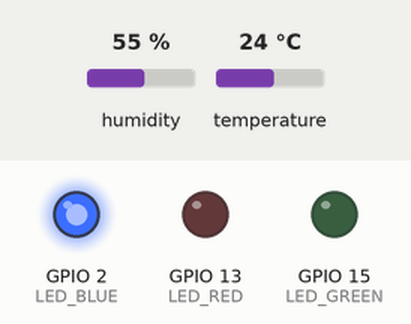
Simulated run of this sketch. Board: ESP32. On the bench: output pins drawn as LEDs (lit = HIGH). The test bench sets the inputs (shaded band); at power-on: humidity 55 %, temperature 24 °C. WiFi joins after 1.5 s; servers stay silent unless stated; uploads are accepted with an empty reply; what the sketch prints to the serial monitor is not drawn.

Above: at 1.1 s.
At 12.3 s:
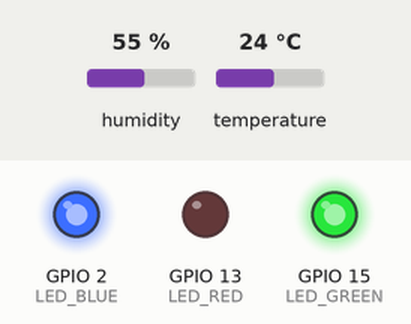
At 12.94 s:
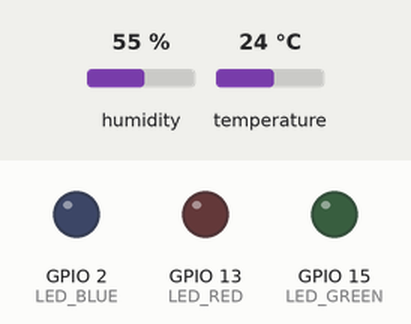
At 73.95 s:
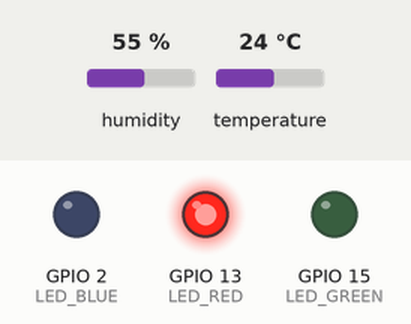
Timing chart, 0 to 75.5 s (numbered marks = the images above):
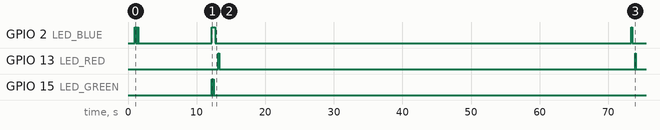

Measured:
- by itself, GPIO 2 (LED_BLUE): HIGH → LOW at 1.1 s, → HIGH 0.10 s later, → LOW 0.10 s later, → HIGH 0.10 s later, … (9 changes in this stretch)
- by itself, GPIO 13 (LED_RED): alternates HIGH for 0.10 s and LOW for 60.6 s

The sketch:

suisense_dht11.ino
```cpp
/**
 * SuiSense DHT11 Sensor — ESP32 Firmware
 *
 * Reads real temperature/humidity from a DHT11 sensor
 * and POSTs to the SuiSense sensor server which bridges
 * data to Walrus storage and Sui blockchain.
 *
 * Adapted from the working IoTrade ESP32 firmware with
 * enhanced diagnostics, validation, and LED indicators.
 *
 * Wiring:
 *   DHT11 Pin 1 (VCC)  -> ESP32 3.3V
 *   DHT11 Pin 2 (DATA) -> ESP32 GPIO 4
 *   DHT11 Pin 3 (NC)   -> Not connected
 *   DHT11 Pin 4 (GND)  -> ESP32 GND
 *
 * LEDs:
 *   GPIO 2  -> Built-in blue LED (sending indicator)
 *   GPIO 15 -> Green LED (success)
 *   GPIO 13 -> Red LED (error)
 *
 * Libraries Required (install via Arduino Library Manager):
 *   - DHT sensor library by Adafruit
 *   - Adafruit Unified Sensor
 *   - ArduinoJson by Benoit Blanchon
 */

#include <WiFi.h>
#include <HTTPClient.h>
#include <ArduinoJson.h>
#include <DHT.h>

// ===================== CONFIGURATION =====================
const char* ssid       = "YOUR_WIFI_SSID";
const char* password   = "YOUR_WIFI_PASSWORD";
const char* serverHost = "192.168.1.100";  // IP of machine running sensor server
const int   serverPort = 3001;
const char* deviceId   = "esp32-dht11-001";
const char* location   = "Local";

// DHT11 sensor config
#define DHTPIN  4
#define DHTTYPE DHT11

// LED pins
#define LED_BLUE  2
#define LED_GREEN 15
#define LED_RED   13

// Update interval (milliseconds)
const unsigned long updateInterval = 60000; // 60 seconds
// =========================================================

DHT dht(DHTPIN, DHTTYPE);
unsigned long lastUpdate = 0;
int readingCount = 0;
int consecutiveErrors = 0;
int successfulReads = 0;

// DHT11 validation ranges
const float MIN_TEMP = 0.0;     // DHT11 spec: 0C to 50C
const float MAX_TEMP = 50.0;
const float MIN_HUMIDITY = 20.0;
const float MAX_HUMIDITY = 100.0;

void setup() {
  Serial.begin(115200);
  delay(1000);

  // Initialize LEDs
  pinMode(LED_BLUE, OUTPUT);
  pinMode(LED_GREEN, OUTPUT);
  pinMode(LED_RED, OUTPUT);

  blinkLED(LED_BLUE, 3);

  Serial.println("\n");
  Serial.println("========================================");
  Serial.println("  SuiSense DHT11 Sensor");
  Serial.println("  ESP32 -> Walrus -> Sui Blockchain");
  Serial.println("========================================");
  Serial.println();

  // Hardware config check
  Serial.println("HARDWARE CONFIGURATION");
  Serial.println("----------------------------------------");
  Serial.printf("  DHT Pin: GPIO %d\n", DHTPIN);
  Serial.println("  DHT Type: DHT11");
  Serial.println("  Wiring:");
  Serial.println("    DHT11 Pin 1 (VCC)  -> ESP32 3.3V");
  Serial.println("    DHT11 Pin 2 (DATA) -> ESP32 GPIO 4");
  Serial.println("    DHT11 Pin 3 (NC)   -> Not connected");
  Serial.println("    DHT11 Pin 4 (GND)  -> ESP32 GND");
  Serial.println("----------------------------------------");
  Serial.println();

  // Initialize DHT sensor
  Serial.println("Initializing DHT11 sensor...");
  pinMode(DHTPIN, INPUT_PULLUP);
  dht.begin();

  Serial.println("  Waiting for sensor stabilization (3 seconds)...");
  delay(3000);
  Serial.println("  DHT11 initialization complete");
  Serial.println();

  // Sensor diagnostic
  Serial.println("SENSOR DIAGNOSTIC TEST");
  Serial.println("----------------------------------------");
  testDHTSensor();
  Serial.println("----------------------------------------");
  Serial.println();

  // Connect to WiFi
  connectWiFi();

  Serial.println();
  Serial.println("[SuiSense] Starting data transmission...");
  Serial.printf("[SuiSense] Update interval: %lu ms\n", updateInterval);
  Serial.printf("[SuiSense] Target: http://%s:%d/api/sensor/update\n", serverHost, serverPort);
  Serial.println();
}

void loop() {
  unsigned long currentMillis = millis();

  // Check WiFi
  if (WiFi.status() != WL_CONNECTED) {
    Serial.println("[WiFi] Disconnected. Reconnecting...");
    digitalWrite(LED_BLUE, LOW);
    connectWiFi();
  }

  // Send data at interval
  if (currentMillis - lastUpdate >= updateInterval || lastUpdate == 0) {
    lastUpdate = currentMillis;
    readingCount++;
    blinkLED(LED_BLUE, 1);
    readAndSendData();
  }

  delay(1000);
}

void testDHTSensor() {
  Serial.println("  Performing 5 test reads...");
  Serial.println();

  int validReads = 0;

  for (int i = 1; i <= 5; i++) {
    Serial.printf("  Test #%d: ", i);

    float temp = dht.readTemperature(); // Celsius
    float humidity = dht.readHumidity();

    bool tempValid = !isnan(temp) && temp >= MIN_TEMP && temp <= MAX_TEMP;
    bool humidityValid = !isnan(humidity) && humidity >= MIN_HUMIDITY && humidity <= MAX_HUMIDITY;

    if (tempValid && humidityValid) {
      Serial.printf("%.1f C, %.1f%% RH  OK\n", temp, humidity);
      validReads++;
    } else {
      Serial.printf("T=%s H=%s  FAIL\n",
        isnan(temp) ? "NaN" : String(temp).c_str(),
        isnan(humidity) ? "NaN" : String(humidity).c_str());
    }

    if (i < 5) delay(1500);
  }

  Serial.printf("\n  Result: %d/5 valid reads\n", validReads);

  if (validReads == 0) {
    Serial.println("\n  CRITICAL: No valid sensor reads!");
    Serial.println("  Check wiring before continuing.");
    blinkLED(LED_RED, 5);
  }
}

void connectWiFi() {
  Serial.print("[WiFi] Connecting");
  WiFi.begin(ssid, password);

  int attempts = 0;
  while (WiFi.status() != WL_CONNECTED && attempts < 30) {
    delay(500);
    Serial.print(".");
    attempts++;
  }

  if (WiFi.status() == WL_CONNECTED) {
    Serial.println(" OK");
    Serial.printf("[WiFi] IP: %s\n", WiFi.localIP().toString().c_str());
    Serial.printf("[WiFi] Signal: %d dBm\n", WiFi.RSSI());
    digitalWrite(LED_BLUE, HIGH);
    blinkLED(LED_GREEN, 2);
  } else {
    Serial.println(" FAILED");
    digitalWrite(LED_BLUE, LOW);
    blinkLED(LED_RED, 3);
  }
}

void readAndSendData() {
  Serial.printf("\n--- Reading #%d ---\n", readingCount);

  // Read sensor
  float temperature = dht.readTemperature(); // Celsius
  delay(100);
  float humidity = dht.readHumidity();

  // Validate
  bool tempValid = !isnan(temperature) && temperature >= MIN_TEMP && temperature <= MAX_TEMP;
  bool humidityValid = !isnan(humidity) && humidity >= MIN_HUMIDITY && humidity <= MAX_HUMIDITY;

  if (!tempValid || !humidityValid) {
    consecutiveErrors++;
    Serial.println("  SENSOR ERROR!");
    Serial.printf("  Temperature: %s\n", isnan(temperature) ? "NaN" : String(temperature).c_str());
    Serial.printf("  Humidity: %s\n", isnan(humidity) ? "NaN" : String(humidity).c_str());
    Serial.printf("  Consecutive errors: %d\n", consecutiveErrors);
    blinkLED(LED_RED, 3);
    return;
  }

  // Compute heat index in Celsius
  float heatIndex = dht.computeHeatIndex(temperature, humidity, false);

  consecutiveErrors = 0;
  successfulReads++;

  Serial.printf("  Temperature: %.1f C\n", temperature);
  Serial.printf("  Humidity:    %.1f %%\n", humidity);
  Serial.printf("  Heat Index:  %.1f C\n", heatIndex);
  Serial.printf("  Successful reads: %d\n", successfulReads);

  sendToServer(temperature, humidity, heatIndex);
}

void sendToServer(float temperature, float humidity, float heatIndex) {
  if (WiFi.status() != WL_CONNECTED) {
    Serial.println("[HTTP] WiFi not connected!");
    blinkLED(LED_RED, 2);
    return;
  }

  WiFiClient client;
  HTTPClient http;

  String url = String("http://") + serverHost + ":" + String(serverPort) + "/api/sensor/update";
  Serial.println("[HTTP] POST " + url);

  http.begin(client, url);
  http.addHeader("Content-Type", "application/json");
  http.setTimeout(20000);

  // Build JSON payload
  StaticJsonDocument<512> doc;
  doc["deviceId"] = deviceId;

  JsonObject data = doc.createNestedObject("data");
  data["temperature"] = round(temperature * 10) / 10.0;
  data["humidity"]    = round(humidity * 10) / 10.0;
  data["heatIndex"]   = round(heatIndex * 10) / 10.0;
  data["timestamp"]   = millis();
  data["location"]    = location;
  data["deviceType"]  = "ESP32+DHT11";
  data["readingNumber"]   = readingCount;
  data["successfulReads"] = successfulReads;

  String jsonString;
  serializeJson(doc, jsonString);

  Serial.printf("[HTTP] Payload: %d bytes\n", jsonString.length());

  unsigned long requestStart = millis();
  int httpCode = http.POST(jsonString);
  unsigned long requestDuration = millis() - requestStart;

  Serial.printf("[HTTP] Response: %d (%lu ms)\n", httpCode, requestDuration);

  if (httpCode > 0) {
    String response = http.getString();

    if (httpCode >= 200 && httpCode < 300) {
      StaticJsonDocument<512> resDoc;
      DeserializationError err = deserializeJson(resDoc, response);

      if (!err && resDoc["success"] == true) {
        const char* blobId = resDoc["blobId"];
        Serial.println("[HTTP] OK - uploaded to Walrus");
        if (blobId) {
          Serial.printf("[HTTP] Blob ID: %s\n", blobId);
        }
        blinkLED(LED_GREEN, 2);
      } else {
        Serial.println("[HTTP] Unexpected response format");
        Serial.println(response);
        blinkLED(LED_RED, 1);
      }
    } else {
      Serial.printf("[HTTP] Error %d: %s\n", httpCode, response.c_str());
      blinkLED(LED_RED, 3);
    }
  } else {
    Serial.printf("[HTTP] Failed: %s\n", http.errorToString(httpCode).c_str());

    if (httpCode == -5) {
      Serial.println("  Connection lost - check server is running");
    } else if (httpCode == -1) {
      Serial.println("  Connection refused - check IP and port");
    } else if (httpCode == -11) {
      Serial.println("  Timeout - request took too long");
    }

    blinkLED(LED_RED, 4);
  }

  http.end();
}

void blinkLED(int pin, int times) {
  for (int i = 0; i < times; i++) {
    digitalWrite(pin, HIGH);
    delay(100);
    digitalWrite(pin, LOW);
    delay(100);
  }
}
```
